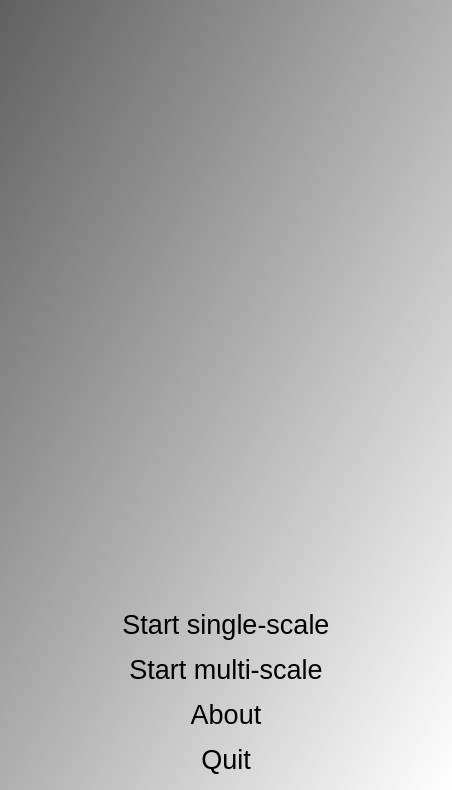
<?xml version="1.0" encoding="UTF-8"?>
<ui version="4.0">
 <class>QtMusicTheoryMenuDialog</class>
 <widget class="QDialog" name="QtMusicTheoryMenuDialog">
  <property name="geometry">
   <rect>
    <x>0</x>
    <y>0</y>
    <width>452</width>
    <height>790</height>
   </rect>
  </property>
  <property name="font">
   <font>
    <pointsize>20</pointsize>
   </font>
  </property>
  <property name="windowTitle">
   <string>MusicTheory</string>
  </property>
  <property name="windowIcon">
   <iconset resource="ToolMusicTheory.qrc">
    <normaloff>:/images/R.png</normaloff>:/images/R.png</iconset>
  </property>
  <property name="styleSheet">
   <string notr="true">QDialog { 
background-color: qlineargradient(x1: 0, y1: 0, x2: 1, y2: 1, stop: 0  #606060, stop: 1 #ffffff);
}
QDialog { 
selection-color: black;
selection-background-color: white
}

QPushButton { font: 48px, &quot;Verdana&quot; }
QPushButton{ 
selection-color: black;
selection-background-color: white
}
</string>
  </property>
  <layout class="QGridLayout" name="gridLayout">
   <item row="0" column="0">
    <widget class="QLabel" name="label">
     <property name="text">
      <string/>
     </property>
     <property name="pixmap">
      <pixmap resource="ToolMusicTheory.qrc">:/images/ToolMusicTheory.png</pixmap>
     </property>
    </widget>
   </item>
   <item row="3" column="0">
    <widget class="QPushButton" name="button_about">
     <property name="text">
      <string>About</string>
     </property>
     <property name="flat">
      <bool>true</bool>
     </property>
    </widget>
   </item>
   <item row="4" column="0">
    <widget class="QPushButton" name="button_quit">
     <property name="text">
      <string>Quit</string>
     </property>
     <property name="flat">
      <bool>true</bool>
     </property>
    </widget>
   </item>
   <item row="1" column="0">
    <widget class="QPushButton" name="button_start_singlescale">
     <property name="text">
      <string>Start single-scale</string>
     </property>
     <property name="flat">
      <bool>true</bool>
     </property>
    </widget>
   </item>
   <item row="2" column="0">
    <widget class="QPushButton" name="button_start_multiscale">
     <property name="text">
      <string>Start multi-scale</string>
     </property>
     <property name="flat">
      <bool>true</bool>
     </property>
    </widget>
   </item>
  </layout>
 </widget>
 <tabstops>
  <tabstop>button_start_singlescale</tabstop>
  <tabstop>button_start_multiscale</tabstop>
  <tabstop>button_about</tabstop>
  <tabstop>button_quit</tabstop>
 </tabstops>
 <resources>
  <include location="ToolMusicTheory.qrc"/>
 </resources>
 <connections/>
</ui>
